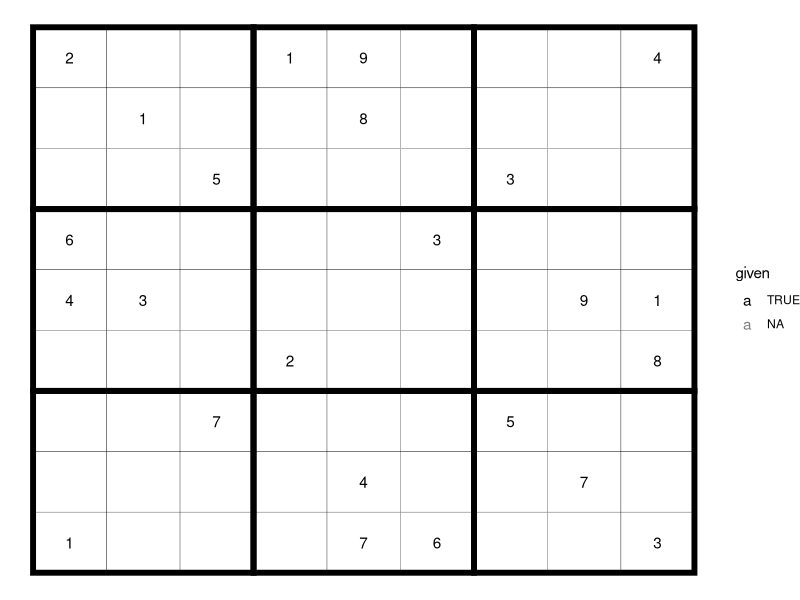
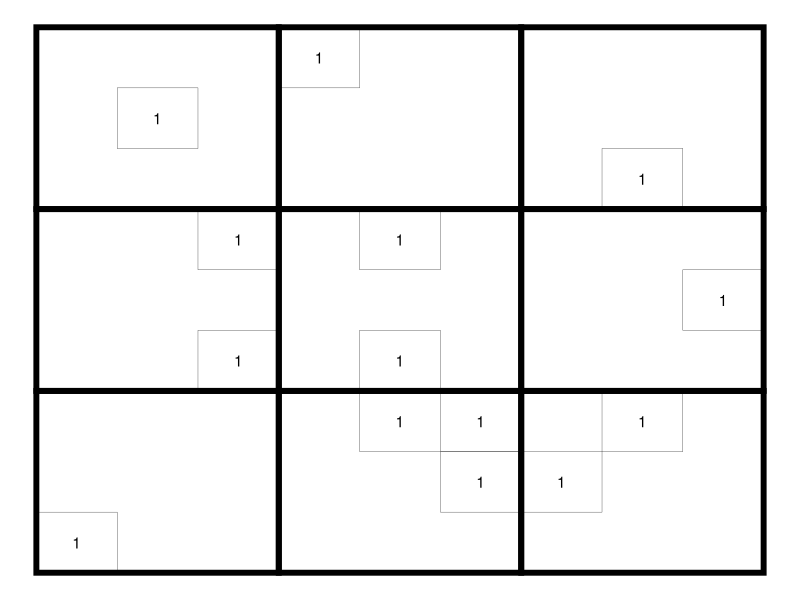
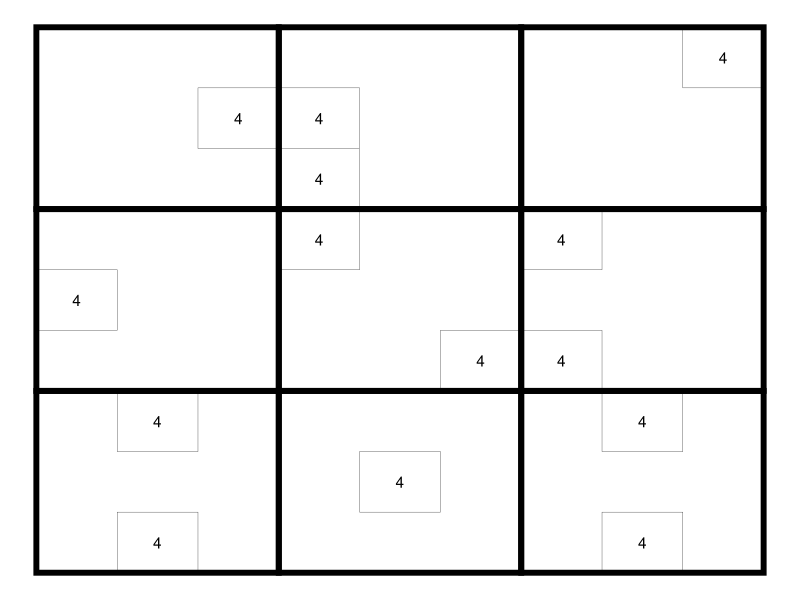
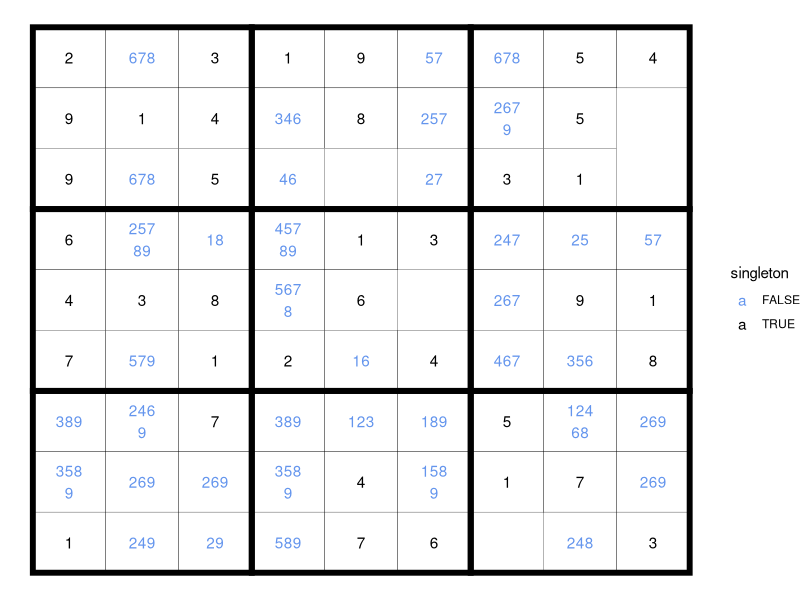
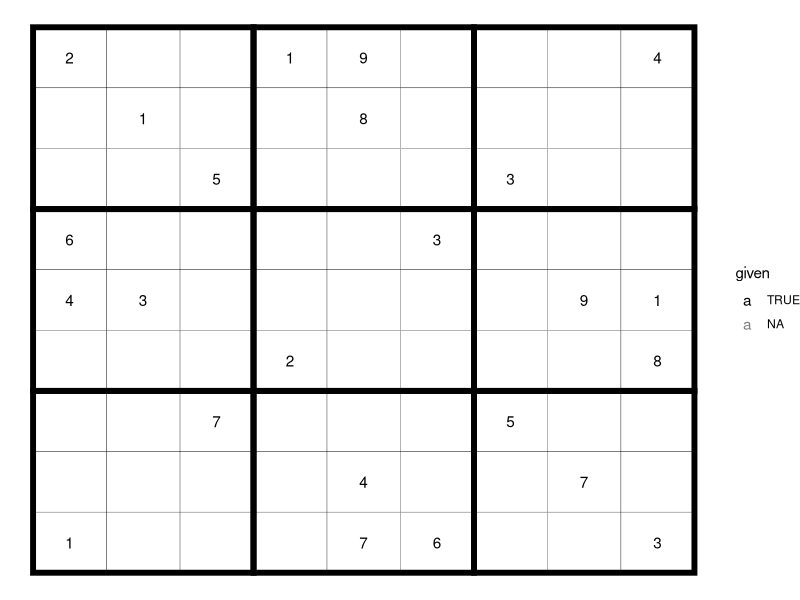
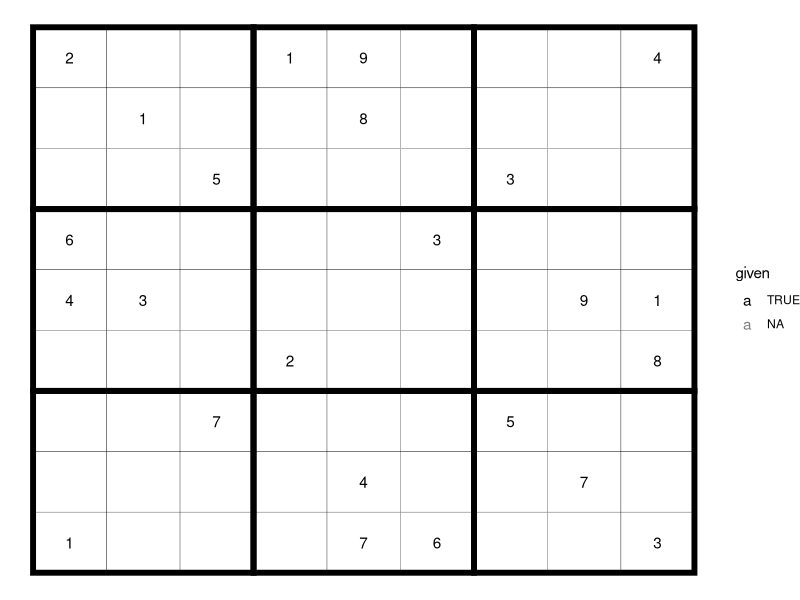

Generate these figures, in order, with R:
library(tidyverse)

sudoku_choices <- tibble(
  value = integer(0),
  row = integer(0),
  column = integer(0)
)

initiate_empty_grid <- function() {
  tibble(
    value = NA,
    expand.grid(row=1:9, column=1:9),
    given = NA
  ) %>% 
    arrange(row, column)
}

add_value_xy <- function(.grid, .row, .column, value, given=FALSE) {
  idx <- which(.grid$row == .row & .grid$column == .column)
  .grid[idx, "value"] <- value
  .grid[idx, "given"] <- given
  .grid
}

sudoku_grid <- initiate_empty_grid()
sudoku_grid <- add_value_xy(sudoku_grid, 1, 1, 2, given=TRUE)
sudoku_grid <- add_value_xy(sudoku_grid, 1, 4, 1, given=TRUE)
sudoku_grid <- add_value_xy(sudoku_grid, 1, 5, 9, given=TRUE)
sudoku_grid <- add_value_xy(sudoku_grid, 1, 9, 4, given=TRUE)
sudoku_grid <- add_value_xy(sudoku_grid, 2, 2, 1, given=TRUE)
sudoku_grid <- add_value_xy(sudoku_grid, 2, 5, 8, given=TRUE)
sudoku_grid <- add_value_xy(sudoku_grid, 3, 3, 5, given=TRUE)
sudoku_grid <- add_value_xy(sudoku_grid, 3, 7, 3, given=TRUE)
sudoku_grid <- add_value_xy(sudoku_grid, 4, 1, 6, given=TRUE)
sudoku_grid <- add_value_xy(sudoku_grid, 4, 6, 3, given=TRUE)
sudoku_grid <- add_value_xy(sudoku_grid, 5, 1, 4, given=TRUE)
sudoku_grid <- add_value_xy(sudoku_grid, 5, 2, 3, given=TRUE)
sudoku_grid <- add_value_xy(sudoku_grid, 5, 8, 9, given=TRUE)
sudoku_grid <- add_value_xy(sudoku_grid, 5, 9, 1, given=TRUE)
sudoku_grid <- add_value_xy(sudoku_grid, 6, 4, 2, given=TRUE)
sudoku_grid <- add_value_xy(sudoku_grid, 6, 9, 8, given=TRUE)
sudoku_grid <- add_value_xy(sudoku_grid, 7, 3, 7, given=TRUE)
sudoku_grid <- add_value_xy(sudoku_grid, 7, 7, 5, given=TRUE)
sudoku_grid <- add_value_xy(sudoku_grid, 8, 5, 4, given=TRUE)
sudoku_grid <- add_value_xy(sudoku_grid, 8, 8, 7, given=TRUE)
sudoku_grid <- add_value_xy(sudoku_grid, 9, 1, 1, given=TRUE)
sudoku_grid <- add_value_xy(sudoku_grid, 9, 5, 7, given=TRUE)
sudoku_grid <- add_value_xy(sudoku_grid, 9, 6, 6, given=TRUE)
sudoku_grid <- add_value_xy(sudoku_grid, 9, 9, 3, given=TRUE)
sudoku_grid

get_tile_index <- function(index) {
  (index-1) %/% 3 + 1
}

get_tile_indices <- function(index) {
  1:3 + (index-1)*3
}

get_tile_values <- function(.grid, .row, .column) {
  row_tile <- get_tile_index(.row)
  column_tile <- get_tile_index(.column)
  get_rows <- get_tile_indices(row_tile)
  get_columns <- get_tile_indices(column_tile)
  .grid %>% 
    filter(row %in% get_rows & column %in% get_columns & !is.na(value)) %>% 
    pull(value)
}

exclude_choice_required_elsewhere_in_tile <- function(.value, .choices, .row, .column) {
  # print("exclude_choice_required_elsewhere_in_tile")
  # look for row/columns where a number cannot appear in 2 out of 3 tiles (on that row)
  # deduct that the choice MUST appear on that row/column in the remaining tile
  # eliminate that choice from the other rows/columns in that remaining tile
  
  # considering that this function focuses on a given row/column,
  # it needs to look at the other two rows for that tile
  
  row_tile <- get_tile_index(.row)
  column_tile <- get_tile_index(.column)
  tile_rows <- get_tile_indices(row_tile)
  tile_columns <- get_tile_indices(column_tile)
  tile_other_rows <- setdiff(tile_rows, .row)
  tile_other_columns <- setdiff(tile_columns, .column)
  other_tiles_rows <- setdiff(1:9, tile_rows)
  other_tiles_columns <- setdiff(1:9, tile_columns)
  
  # only proceed if this is the only cell in this row of this tile possible for this value
  choice_unique_cell_in_tile_row <- .choices %>% 
    filter(value == .value & row == .row & column %in% tile_other_columns)
  # print("choice_unique_cell_in_tile_row")
  # print(choice_unique_cell_in_tile_row)
  if (identical(nrow(choice_unique_cell_in_tile_row), 0L)) {
    # which other rows in the tile is this value a choice for?
    choice_other_rows <- .choices %>% 
      filter(value == .value & row %in% tile_other_rows & column %in% tile_columns) %>% 
      pull(row) %>% 
      unique()
    # exclude the value from this cell if it is required in any other row in that tile
    # i.e., if it is a choice in the another row of that tile while not being a choice in that row in other tiles
    for (other_row in choice_other_rows) {
      choices_in_other_row_in_tile <- .choices %>% 
        filter(row %in% other_row & column %in% tile_columns) %>% 
        pull(value) %>% 
        unique()
      choices_in_other_row_in_other_tiles <- .choices %>% 
        filter(row %in% other_row & column %in% other_tiles_columns) %>% 
        pull(value) %>% 
        unique()
      if (.value %in% choices_in_other_row_in_tile && !.value %in% choices_in_other_row_in_other_tiles) {
        # print("exclude: required in other row in tile")
        return(TRUE)
      }
    }
  }
  
  # only proceed if this is the only cell in this column of this tile possible for this value
  choice_unique_cell_in_tile_column <- .choices %>% 
    filter(value == .value & column == .column & row %in% tile_other_rows)
  # print("choice_unique_cell_in_tile_column")
  # print(choice_unique_cell_in_tile_column)
  if (identical(nrow(choice_unique_cell_in_tile_column), 0L)) {
    # which other columns in the tile is this value a choice for?
    choice_other_columns <- .choices %>% 
      filter(value == .value & column %in% tile_other_columns & row %in% tile_rows) %>% 
      pull(column) %>% 
      unique()
    # exclude the value from this cell if it is required in any other column in that tile
    for (other_column in choice_other_columns) {
      choices_in_other_column_in_tile <- .choices %>% 
        filter(column %in% other_column & row %in% tile_rows) %>% 
        pull(value) %>% 
        unique()
      choices_in_other_column_in_other_tiles <- .choices %>% 
        filter(column %in% other_column & row %in% other_tiles_rows) %>% 
        pull(value) %>% 
        unique()
      if (.value %in% choices_in_other_column_in_tile && !.value %in% choices_in_other_column_in_other_tiles) {
        # print("exclude: required in other column in tile")
        return(TRUE) # exclude
      }
    }
  }
  return(FALSE)
}
exclude_choice_required_elsewhere_in_tile(8, sudoku_choices, 1, 2)

compute_cell_choices <- function(.grid, .choices, .row, .column) {
  grid_value <- .grid %>% 
    filter(row == .row & column == .column) %>% 
    pull(value)
  if (!is.na(grid_value)) {
    return(grid_value)
  }
  
  choices <- 1:9
  
  row_values_used <- .grid %>% 
    filter(row == .row & !is.na(value)) %>% 
    pull(value)
  choices <- setdiff(choices, row_values_used)
  
  column_values_used <- .grid %>% 
    filter(column == .column & !is.na(value)) %>% 
    pull(value)
  choices <- setdiff(choices, column_values_used)
  
  tile_values_used <- get_tile_values(.grid, .row, .column)
  choices <- setdiff(choices, tile_values_used)
  
  exclude <- vapply(choices, exclude_choice_required_elsewhere_in_tile, FUN.VALUE = logical(1), .choices = .choices, .row = .row, .column = .column)
  choices <- choices[!exclude]
  
  choices
}
compute_cell_choices(sudoku_grid, sudoku_choices, 1, 3)
compute_cell_choices(sudoku_grid, sudoku_choices, 2, 4)
compute_cell_choices(sudoku_grid, sudoku_choices, 3, 8)
compute_cell_choices(sudoku_grid, sudoku_choices, 6, 8)
compute_cell_choices(sudoku_grid, sudoku_choices, 8, 7)
compute_cell_choices(sudoku_grid, sudoku_choices, 1, 2)

update_choices_xy <- function(.grid, .row, .column, choices) {
  if (length(choices) == 0) {
    return(.grid)
  }
  .grid %>% 
    filter(!(row == .row & column == .column)) %>% 
    bind_rows(tibble(value = choices, row = .row, column = .column)) %>% 
    arrange(row, column)
}

update_choices_all <- function(sudoku_choices, sudoku_grid) {
  for (.row in 1:9) {
    for (.column in 1:9) {
      sudoku_grid_value <- sudoku_grid %>% 
        filter(row == .row & column == .column) %>% 
        pull(value)
      if (!is.na(sudoku_grid_value)) {
        sudoku_choices <- update_choices_xy(sudoku_choices, .row, .column, sudoku_grid_value)
      } else {
        choices <- compute_cell_choices(sudoku_grid, sudoku_choices, .row, .column)
        sudoku_choices <- update_choices_xy(sudoku_choices, .row, .column, choices)
      }
    }
  }
  sudoku_choices %>% 
    arrange(row, column)
}
sudoku_choices <- update_choices_all(sudoku_choices, sudoku_grid)

plot_grid <- function(.grid) {
  .grid <- .grid %>% 
    mutate(given = factor(given, c(TRUE, FALSE)))
  tile_centers <- expand.grid(row = 2 + 0:2*3, column = 2 + 0:2*3)
  ggplot(.grid, aes(column, 10-row)) +
    geom_tile(fill = "white", color = "black", width = 1, height = 1) +
    geom_tile(aes(10-row, column), tile_centers, fill = NA, color = "black", width = 3, height = 3, linewidth = 2) +
    geom_text(aes(label = value, color = given)) +
    theme_void() +
    scale_color_manual(values = c("TRUE" = "black", "FALSE" = "cornflowerblue"))
}
plot_grid(sudoku_grid)

plot_choices_value <- function(.choices, .value) {
  tile_centers <- expand.grid(row = 2 + 0:2*3, column = 2 + 0:2*3)
  .choices %>% 
    filter(value == .value) %>% 
    ggplot(aes(column, 10-row)) +
    geom_tile(fill = "white", color = "black", width = 1, height = 1) +
    geom_tile(aes(10-row, column), tile_centers, fill = NA, color = "black", width = 3, height = 3, linewidth = 2) +
    geom_text(aes(label = value)) +
    theme_void() +
    scale_color_manual(values = c("TRUE" = "black", "FALSE" = "cornflowerblue"))
}
plot_choices_value(sudoku_choices, 1)
plot_choices_value(sudoku_choices, 4)

strwrap_choices <- function(x) {
  x <- str_flatten(x)
  lapply(
    split(
      str_split(x, "")[[1]],
      head(rep(1:3, each = 3), str_length(x))
    ),
    str_flatten
  ) %>% str_flatten(collapse = "\n")
}
strwrap_choices("123456789")
strwrap_choices("12345")
strwrap_choices("12")

sudoku_choices %>% 
  group_by(row, column) %>% 
  summarise(value = strwrap_choices(value))

plot_choices <- function(.choices) {
  tile_centers <- expand.grid(row = 2 + 0:2*3, column = 2 + 0:2*3)
  .choices %>% 
    group_by(row, column) %>% 
    summarise(
      value = strwrap_choices(value),
      singleton = str_length(value) == 1
    ) %>%
    ggplot(aes(column, 10-row)) +
    geom_tile(fill = "white", color = "black", width = 1, height = 1) +
    geom_tile(aes(10-row, column), tile_centers, fill = NA, color = "black", width = 3, height = 3, linewidth = 2) +
    geom_text(aes(label = value, colour = singleton)) +
    theme_void() +
    scale_color_manual(values = c("TRUE" = "black", "FALSE" = "cornflowerblue"))
}
plot_choices(sudoku_choices)

get_cell_choices <- function(.grid, .row, .column) {
  .grid %>% 
    filter(row == .row & column == .column) %>% 
    pull(value)
}
get_cell_choices(sudoku_choices, 8, 7)
get_cell_choices(sudoku_choices, 1, 2)

only_cell_in_tile <- function(.choices, .value, .row, .column) {
  row_tile <- get_tile_index(.row)
  column_tile <- get_tile_index(.column)
  get_rows <- get_tile_indices(row_tile)
  get_columns <- get_tile_indices(column_tile)
  cells_in_tile <- .choices %>% 
    filter(value == .value) %>% 
    filter(row %in% get_rows & column %in% get_columns)
  identical(nrow(cells_in_tile), 1L) &&
    cells_in_tile$row == .row &&
    cells_in_tile$column == .column
}
only_cell_in_tile(sudoku_choices, 1, 3, 8)
only_cell_in_tile(sudoku_choices, 4, 4, 4)

only_cell_in_column <- function(.choices, .value, .row, .column) {
  cells_in_column <- .choices %>% 
    filter(column == .column & value == .value)
  identical(nrow(cells_in_column), 1L) &&
    cells_in_column$row == .row &&
    cells_in_column$column == .column
}
only_cell_in_column(sudoku_choices, 4, 4, 4)

only_cell_in_row <- function(.choices, .value, .row, .column) {
  cells_in_row <- .choices %>% 
    filter(row == .row & value == .value)
  identical(nrow(cells_in_row), 1L) &&
    cells_in_row$row == .row &&
    cells_in_row$column == .column
}
only_cell_in_row(sudoku_choices, 2, 5, 3)

prompt_next <- function() {
  x <- readline(prompt="Go next? ")
  grepl("y", x)
}

test_choices_xy <- function(.grid, .choices, .row, .column) {
  # what are the choices for the current cell?
  cell_choices <- get_cell_choices(.choices, .row, .column)
  message("== cell_choices ==")
  message("row: ", .row, ", column: ", .column, ", choice: ", cell_choices)
  if (identical(length(cell_choices), 1L)) {
    return(cell_choices)
  }
  # what are the choices for every other cell in the tile?
  tile_row_index <- get_tile_index(.row)
  tile_column_index <- get_tile_index(.column)
  tile_row_indices <- get_tile_indices(tile_row_index)
  tile_column_indices <- get_tile_indices(tile_column_index)
  competing_cells <- as_tibble(expand.grid(row = tile_row_indices, column = tile_column_indices)) %>% 
    bind_rows(tibble(row = .row, column = setdiff(1:9, .column))) %>% 
    bind_rows(tibble(row = setdiff(1:9, .row), column = .column)) %>% 
    filter(!(row == .row & column ==.column)) %>% 
    distinct(row, column) %>% 
    arrange(row, column)
  # print(c(.row, .column))
  # print(competing_cells, n = Inf)
  other_cell_choices <- competing_cells %>% 
    inner_join(.choices, c("row", "column")) %>% 
    pull(value) %>% 
    unique()
  # print(other_cell_choices)
  cell_choices[!cell_choices %in% other_cell_choices]
}
test_choices_xy(sudoku_grid, sudoku_choices, 3, 8)
test_choices_xy(sudoku_grid, sudoku_choices, 1, 2)

# Run ----

print(plot_grid(sudoku_grid))
firstpass <- TRUE
continue <- TRUE
prompt <- T
n_filled <- sum(!is.na(sudoku_grid$value))
while(any(is.na(sudoku_grid$value)) & continue) {
  if (firstpass) {
    sudoku_choices <- update_choices_all(sudoku_choices, sudoku_grid)
    firstpass <- FALSE
  }
  for (row in 1:9) {
    # interrupt if signal is toggled
    if (!continue) break
    for (column in 1:9) {
      # interrupt if signal is toggled
      if (!continue) break
      if (!is.na(sudoku_grid[sudoku_grid$row == row & sudoku_grid$column == column, "value"])) {
        next
      }
      # eliminate choices from 1:9
      only_choice <- test_choices_xy(sudoku_grid, sudoku_choices, row, column)
      message("== only_choice ==")
      message("row: ", row, ", column: ", column, ", only_choice: ", only_choice)
      if (length(only_choice) == 1) {
        if (prompt) {
          continue <- prompt_next()
        } else {
          continue <- TRUE
        }
        if (continue) {
          sudoku_grid <- add_value_xy(sudoku_grid, row, column, only_choice, given = FALSE)
          print(plot_grid(sudoku_grid))
          Sys.sleep(0.5)
          sudoku_choices <- update_choices_all(sudoku_choices, sudoku_grid)
          next
        } else {
          break
        }
      }
      # only cell in tile for this value?
      cell_choices <- get_cell_choices(sudoku_choices, row, column)
      only_cell <- vapply(cell_choices, only_cell_in_tile, logical(1), .choices = sudoku_choices, .row = row, .column = column)
      value <- cell_choices[only_cell]
      message("== only cell ==")
      message("row: ", row, ", column: ", column, ", value: ", value)
      if (sum(only_cell) == 1) {
        if (prompt) {
          continue <- prompt_next()
        } else {
          continue <- TRUE
        }
        if (continue) {
          sudoku_grid <- add_value_xy(sudoku_grid, row, column, value, given = FALSE)
          print(plot_grid(sudoku_grid))
          Sys.sleep(0.5)
          sudoku_choices <- update_choices_all(sudoku_choices, sudoku_grid)
          next
        } else {
          break
        }
      }
      # only cell in column for value?
      only_cell <- vapply(cell_choices, only_cell_in_column, logical(1), .choices = sudoku_choices, .row = row, .column = column)
      value <- cell_choices[only_cell]
      message("== only cell ==")
      message("row: ", row, ", column: ", column, ", value: ", value)
      if (sum(only_cell) == 1) {
        if (prompt) {
          continue <- prompt_next()
        } else {
          continue <- TRUE
        }
        if (continue) {
          sudoku_grid <- add_value_xy(sudoku_grid, row, column, value, given = FALSE)
          print(plot_grid(sudoku_grid))
          Sys.sleep(0.5)
          sudoku_choices <- update_choices_all(sudoku_choices, sudoku_grid)
          next
        } else {
          break
        }
      }
      # only cell in row for value?
      only_cell <- vapply(cell_choices, only_cell_in_row, logical(1), .choices = sudoku_choices, .row = row, .column = column)
      value <- cell_choices[only_cell]
      message("== only cell ==")
      message("row: ", row, ", column: ", column, ", value: ", value)
      if (sum(only_cell) == 1) {
        if (prompt) {
          continue <- prompt_next()
        } else {
          continue <- TRUE
        }
        if (continue) {
          sudoku_grid <- add_value_xy(sudoku_grid, row, column, value, given = FALSE)
          print(plot_grid(sudoku_grid))
          Sys.sleep(0.5)
          sudoku_choices <- update_choices_all(sudoku_choices, sudoku_grid)
          next
        } else {
          break
        }
      }
    }
  }
  new_n_filled <- sum(!is.na(sudoku_grid$value))
  if (continue && identical(new_n_filled, n_filled)) {
    message("No progress in last round. No point trying again.")
    break
  }
  n_filled <- new_n_filled
}
plot_grid(sudoku_grid)
